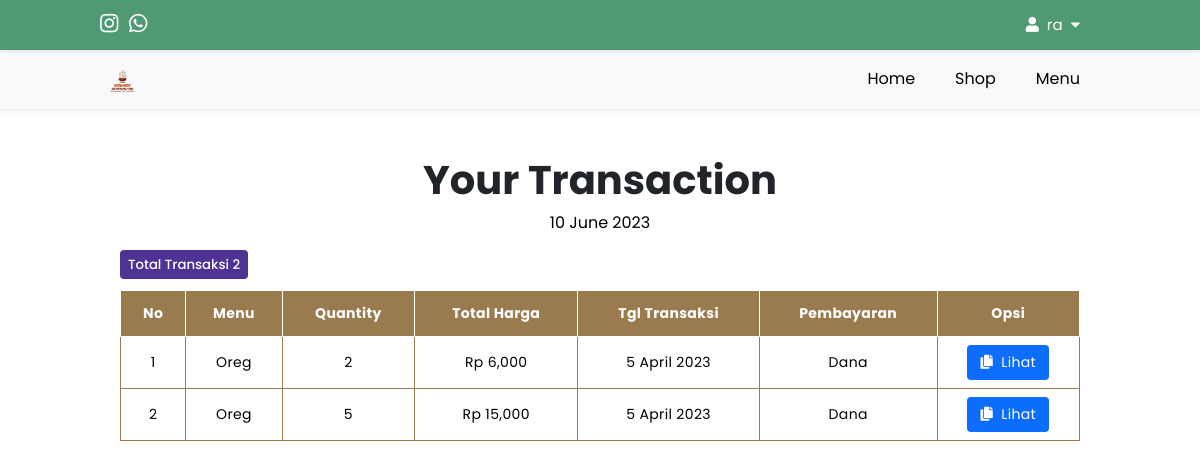
Page /user/transaction.php (signed in) on the committed database.
### tables this page shows
CREATE TABLE IF NOT EXISTS `tbl_order` (
  `id` int NOT NULL AUTO_INCREMENT,
  `id_user` int NOT NULL,
  `id_product` int NOT NULL,
  `nama_product` varchar(200) NOT NULL,
  `harga_satuan` varchar(200) NOT NULL,
  `nama_customer` varchar(200) NOT NULL,
  `alamat` text NOT NULL,
  `quantity` int NOT NULL,
  `total_harga` int NOT NULL,
  `payment_method` varchar(200) NOT NULL,
  `tgl_transaksi` varchar(200) NOT NULL,
  PRIMARY KEY (`id`),
  KEY `idUser` (`id_user`),
  KEY `idProduct` (`id_product`)
);

### config/config.php (called while the page is built, shortened)
<?php
$hostname = "localhost";
$username = "root";
$password = "";
$database = "db_cafe";
$koneksi = mysqli_connect($hostname, $username, $password, $database);
function queryTransaction($queryTransaction)
{
    global $koneksi;
    $hasil = mysqli_query($koneksi, $queryTransaction);
    $tampungBaris = [];
    while ($baris = mysqli_fetch_assoc($hasil)) {
        $tampungBaris[] = $baris;
    }
    return $tampungBaris;
}
?>

### user/transaction.php (the view, shortened to what this page needs)
<?php
require '../config/config.php';
$idUser = $_SESSION['id'];
$queryTransaction = queryTransaction("SELECT * FROM tbl_order WHERE id_user = $idUser ORDER BY tgl_transaksi DESC");
$totalTransaction = count($queryTransaction);
?>
<!DOCTYPE html>
<html lang="en">
<head>
    <link rel="stylesheet" href="https://cdnjs.cloudflare.com/ajax/libs/font-awesome/5.15.3/css/all.min.css"
 />
    <link rel="stylesheet" href="../css/transaction.css?v=<?php echo time(); ?>">
</head>
<body>
    <header class="navbar-top">
        <div class="social-media">
            <a class="sosmed" id="m-1" href="#"><i class="fab fa-instagram"></i></a>
            <a class="sosmed" id="m-2" href="#"><i class="fab fa-whatsapp"></i></a>
        </div>
        <nav>
            <ul>
                <li class="dropdown1"><a href="#"><i class="fas fa-user"></i>&nbsp;
                        <?php
                        if (isset($_SESSION['login'])) {
                            echo $_SESSION['username'];
                        } else {
                            echo "Tamu";
                        }
                        ?>
                        &nbsp;<i class="fas fa-caret-down"></i>
                    </a>
                </li>
            </ul>
        </nav>
    </header>
    <header class="nav-top-mg">
        <div class="logo">
            <a href="../index.php">
                <img class="logo-img" src="../img/logo.png">
            </a>
        </div>
        <nav class="nav-bot">
            <ul>
                <li><a href="../index.php">Home</a></li>
                <li><a href="../shop/shop.php">Shop</a></li>
                <li><a href="../menu/menu.php">Menu</a></li>
            </ul>
        </nav>
    </header>
    <section class="tabel">
        <div class="table-container">
            <h1 class="heading">Your Transaction</h1>
            <p class="date">
                <?php echo date("j F Y"); ?>
            </p>
            <section class="informasi">
                <h5>
                    <span class='transaksi'>Total Transaksi
                        <?= $totalTransaction; ?>
                    </span>
                </h5>
            </section>
            <table class="table">
                <thead>
                    <tr>
                        <th>No</th>
                        <th>Menu</th>
                        <th>Quantity</th>
                        <th>Total Harga</th>
                        <th>Tgl Transaksi</th>
                        <th>Pembayaran</th>
                        <th>Opsi</th>
                    </tr>
                </thead>
                <tbody>
                    <?php $i = 1; ?>
                    <?php foreach ($queryTransaction as $dataTransaction): ?>
                    <tr>
                        <td data-label="No">
                            <?= $i; ?>
                        </td>
                        <td data-label="Menu">
                            <?= $dataTransaction['nama_product']; ?>
                        </td>
                        <td data-label="Quantity">
                            <?= $dataTransaction['quantity']; ?>
                        </td>
                        <td data-label="Total Harga">Rp
                            <?= number_format($dataTransaction['total_harga']); ?>
                        </td>
                        <td data-label="Tgl Transaksi">
                            <?= $dataTransaction['tgl_transaksi']; ?>
                        </td>
                        <td data-label="Pembayaran">
                            <?= $dataTransaction['payment_method']; ?>
                        </td>
                        <td data-label="Opsi">
                            <a href="../checkout/payment.php?id=<?= $dataTransaction['id']; ?>" class="btn-lihat"><i
                                    class="fas fa-copy"></i>&nbsp;&nbsp;Lihat</a>
                        </td>
                    </tr>
                    <?php $i++; ?>
                    <?php endforeach; ?>
                </tbody>
            </table>
        </div>
    </section>
</body>
</html>

### css/transaction.css (style rules this page uses)
body { font-family: "Poppins", sans-serif; margin: 0; padding: 0; }
header.navbar-top { position: absolute; top: 0; left: 0; padding: 0 100px; background: #4f9a73; width: 100%; box-sizing: border-box; box-shadow: 0 0.125rem 0.25rem rgba(0, 0, 0, 0.075); z-index: 999999; }
header .social-media { color: #fff; font-size: 21px; float: left; padding: 8px 0 8px 0; height: -10px; }
header .social-media a.sosmed { color: #fff; }
header .social-media a#m-1, header .social-media a#m-2 { margin-right: 5px; }
img.logo-img { width: 100px; margin: auto; font-size: 0px; margin-top: -25%; }
header nav { float: right; }
header nav ul { margin: 0; padding: 0; display: flex; }
header nav ul li { list-style: none; position: relative; }
header nav ul li a { height: 50px; line-height: 50px; padding: 5px 20px; color: #000; text-decoration: none; display: block; }
header nav ul li.dropdown1 a { color: #fff; font-size: 15px; display: unset; }
header.nav-top-mg { margin-top: 49px; }
header { position: absolute; top: 0; left: 0; padding: 0 100px; background: #f8f9fa; width: 100%; box-sizing: border-box; box-shadow: 0 0.125rem 0.25rem rgba(0, 0, 0, 0.075); z-index: 99999; }
header .logo { color: #fff; height: 60px; font-size: 24px; float: left; font-weight: 400; }
img.logo-img { width: 45px; margin: 8px 0; }
.tabel { margin-top: 150px; margin-bottom: 75px; }
.table-container { padding: 0 10%; margin: 40px auto 0; }
.heading { font-size: 40px; text-align: center; margin-bottom: 40px; color: #212529; margin-block-end: 0em; }
p.date { text-align: center; margin-top: 0px; margin-bottom: 20px; }
.table { width: 100%; border-collapse: collapse; }
.table thead { background-color: #9a7b4f; }
.table thead tr th { font-size: 14px; font-weight: medium; letter-spacing: 0.35px; color: #fff; opacity: 1; padding: 12px; vertical-align: top; border: 0.5px solid #fff; }
.table tbody tr td { font-size: 14px; letter-spacing: 0.35px; font-weight: normal; padding: 8px; text-align: center; border: 0.5px solid #9a7b4f; }
.table tbody tr td .btn-lihat { text-decoration: none; color: #fff; line-height: 1.5; padding: 6px 12px; border: 1px solid transparent; border-radius: 0.25rem; display: inline-block; background-color: #0d6efd; font-weight: medium; text-align: center; vertical-align: middle; }
h5 { margin-block-start: 1em; margin-block-end: 1.1em; }
.transaksi { background-color: #4e3394; padding: 5px 8px 5px 8px; border-radius: 0.25rem; color: #fff; font-weight: 500; }

### rows in the picture
tbl_order: nama_product "Oreg", quantity "2", total_harga "6,000", tgl_transaksi "5 April 2023", payment_method "Dana"
tbl_order: nama_product "Oreg", quantity "5", total_harga "15,000", tgl_transaksi "5 April 2023", payment_method "Dana"

### other values in the picture
$_SESSION['username'] "ra"
$totalTransaction "2"
